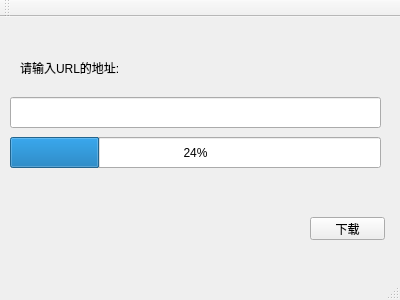
<?xml version="1.0" encoding="UTF-8"?>
<ui version="4.0">
 <class>MainWindow</class>
 <widget class="QMainWindow" name="MainWindow">
  <property name="geometry">
   <rect>
    <x>0</x>
    <y>0</y>
    <width>400</width>
    <height>300</height>
   </rect>
  </property>
  <property name="windowTitle">
   <string>MainWindow</string>
  </property>
  <widget class="QWidget" name="centralWidget">
   <widget class="QLabel" name="label">
    <property name="geometry">
     <rect>
      <x>20</x>
      <y>40</y>
      <width>161</width>
      <height>21</height>
     </rect>
    </property>
    <property name="text">
     <string>请输入URL的地址:</string>
    </property>
   </widget>
   <widget class="QLineEdit" name="lineEdit">
    <property name="geometry">
     <rect>
      <x>10</x>
      <y>80</y>
      <width>371</width>
      <height>31</height>
     </rect>
    </property>
   </widget>
   <widget class="QProgressBar" name="progressBar">
    <property name="geometry">
     <rect>
      <x>10</x>
      <y>120</y>
      <width>371</width>
      <height>31</height>
     </rect>
    </property>
    <property name="value">
     <number>24</number>
    </property>
   </widget>
   <widget class="QPushButton" name="pushButton">
    <property name="geometry">
     <rect>
      <x>310</x>
      <y>200</y>
      <width>75</width>
      <height>23</height>
     </rect>
    </property>
    <property name="text">
     <string>下载</string>
    </property>
   </widget>
  </widget>
  <widget class="QMenuBar" name="menuBar">
   <property name="geometry">
    <rect>
     <x>0</x>
     <y>0</y>
     <width>400</width>
     <height>21</height>
    </rect>
   </property>
  </widget>
  <widget class="QToolBar" name="mainToolBar">
   <attribute name="toolBarArea">
    <enum>TopToolBarArea</enum>
   </attribute>
   <attribute name="toolBarBreak">
    <bool>false</bool>
   </attribute>
  </widget>
  <widget class="QStatusBar" name="statusBar"/>
 </widget>
 <layoutdefault spacing="6" margin="11"/>
 <resources/>
 <connections/>
</ui>
